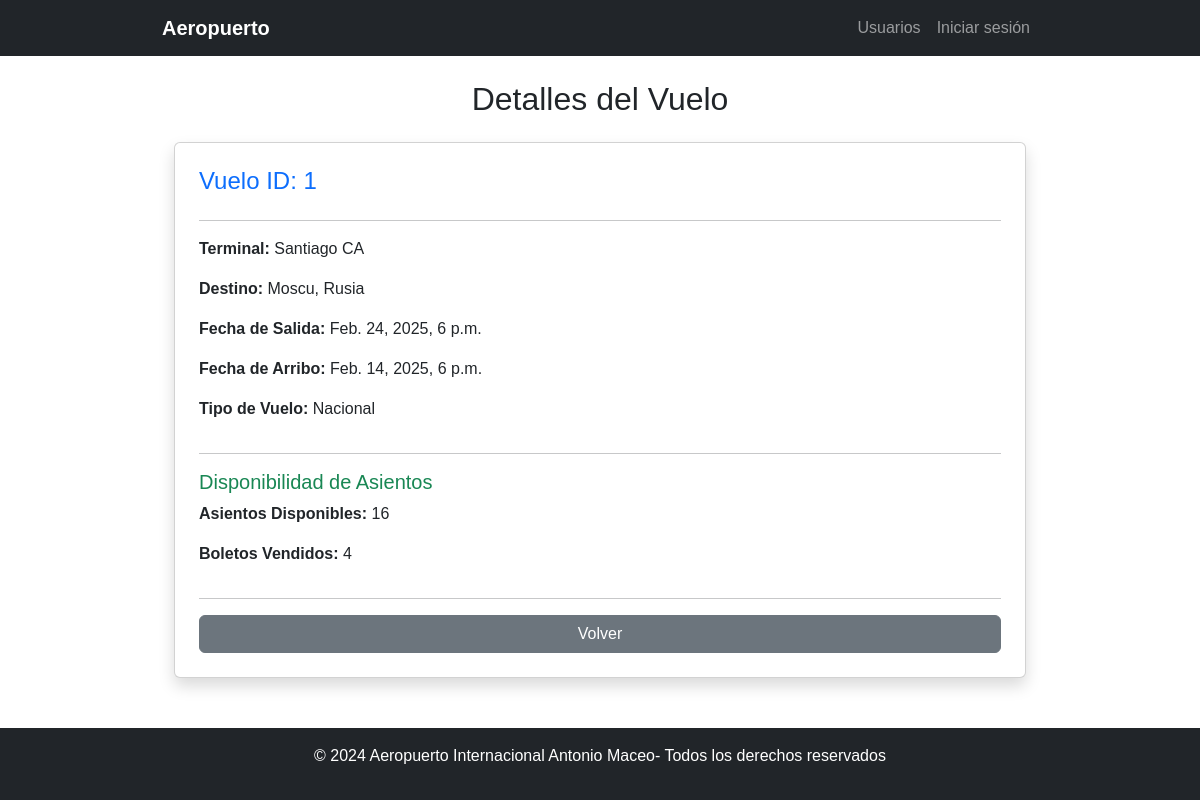
The page /airport/vuelo/detalles/pagina/1/ on the database its author committed.
### aplicacion/models.py (models this page shows, shortened)
class Vuelo(models.Model):
    TIPO_VUELO_CHOICES = [
        ('NACIONAL', 'Nacional'),
        ('INTERNACIONAL', 'Internacional'),
    ]
    terminal = models.ForeignKey('Terminal', on_delete=models.CASCADE)
    avion = models.ForeignKey('Avion', on_delete=models.CASCADE)
    pais_destino = models.CharField(max_length=100)
    ciudad_destino = models.CharField(max_length=100)
    fecha_salida = models.DateTimeField()
    fecha_arribo = models.DateTimeField()
    tipo_vuelo = models.CharField(
        max_length=13,
        choices=TIPO_VUELO_CHOICES,
        default='NACIONAL'
    )

class Terminal(models.Model):
    numero = models.IntegerField(unique=True)  # Número de terminal
    nombre = models.CharField(max_length=100, unique=True)  # Nombre de la terminal

### aplicacion/views.py (the view)
# urls.py: path('vuelo/detalles/pagina/<int:vuelo_id>/', detalles_vuelo_pagina, name='detalles_vuelo_pagina'),
def detalles_vuelo_pagina(request, vuelo_id):
    vuelo = get_object_or_404(Vuelo, id=vuelo_id)
    boletos_vendidos = Boleto.objects.filter(vuelo=vuelo).count()
    asientos_disponibles = vuelo.avion.cantidad_asientos - boletos_vendidos
    return render(
        request,
        "aplicacion/detalles_vuelo.html",
        {
            "vuelo": vuelo,
            "boletos_vendidos": boletos_vendidos,
            "asientos_disponibles": asientos_disponibles,
        },
    )

### aplicacion/templates/aplicacion/detalles_vuelo.html (shortened to what this page needs)
{% extends 'aplicacion/base.html' %}
{% block content %}
<div class="container">
    <h2 class="text-center mb-4">Detalles del Vuelo</h2>
    <div class="card shadow p-4">
        <h4 class="text-primary">Vuelo ID: {{ vuelo.id }}</h4>
        <hr>
        <p><strong>Terminal:</strong> {{ vuelo.terminal.nombre }}</p>
        <p><strong>Destino:</strong> {{ vuelo.ciudad_destino }}, {{ vuelo.pais_destino }}</p>
        <p><strong>Fecha de Salida:</strong> {{ vuelo.fecha_salida }}</p>
        <p><strong>Fecha de Arribo:</strong> {{ vuelo.fecha_arribo }}</p>
        <p><strong>Tipo de Vuelo:</strong> {{ vuelo.get_tipo_vuelo_display }}</p>
        <hr>
        <h5 class="text-success">Disponibilidad de Asientos</h5>
        <p><strong>Asientos Disponibles:</strong> {{ asientos_disponibles }}</p>
        <p><strong>Boletos Vendidos:</strong> {{ boletos_vendidos }}</p>
        <hr>
        <a href="{% url 'vista_usuario' %}" class="btn btn-secondary">Volver</a>
    </div>
</div>
{% endblock %}

### aplicacion/static/css/styles.css (style rules this page uses)
body { font-family: Arial, sans-serif; display: grid; min-height: 100vh; grid-template-rows: auto 1fr auto; }
.container { max-width: 900px; }

### rows shown on the page
Vuelo: id "1", terminal.nombre "Santiago CA", ciudad_destino "Moscu", pais_destino "Rusia", fecha_salida "Feb. 24, 2025, 6 p.m.", fecha_arribo "Feb. 14, 2025, 6 p.m.", tipo_vuelo "Nacional"

### other values the page prints
{{ asientos_disponibles }} "16"
{{ boletos_vendidos }} "4"
